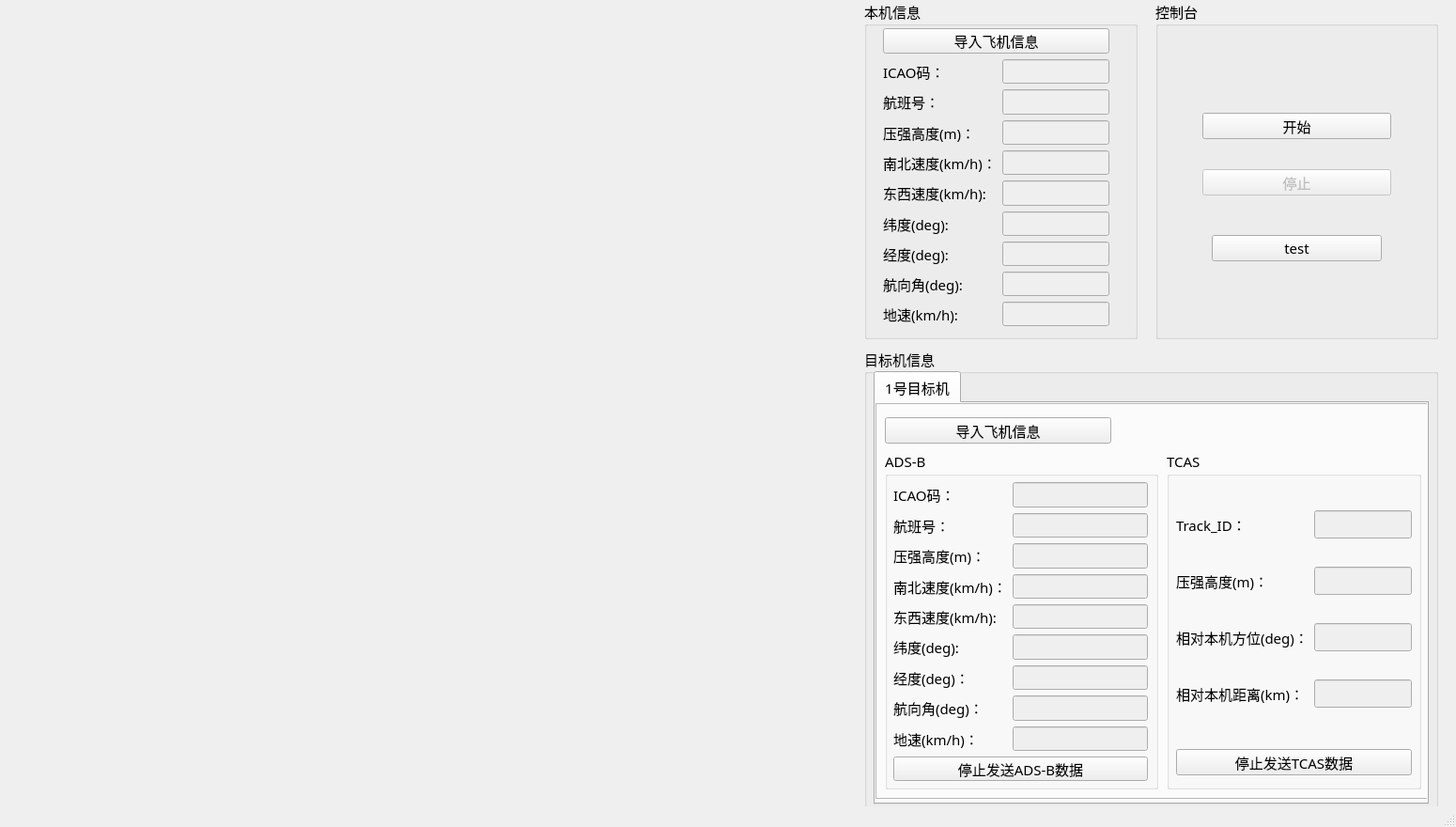
<?xml version="1.0" encoding="UTF-8"?>
<ui version="4.0">
 <class>MainWindow</class>
 <widget class="QMainWindow" name="MainWindow">
  <property name="geometry">
   <rect>
    <x>0</x>
    <y>0</y>
    <width>1550</width>
    <height>880</height>
   </rect>
  </property>
  <property name="maximumSize">
   <size>
    <width>1550</width>
    <height>880</height>
   </size>
  </property>
  <property name="windowTitle">
   <string>模拟飞机数据产生软件</string>
  </property>
  <property name="windowIcon">
   <iconset>
    <normaloff>C:/Users/Administrator/.designer/backup/pic/airport.png</normaloff>C:/Users/Administrator/.designer/backup/pic/airport.png</iconset>
  </property>
  <property name="toolTipDuration">
   <number>0</number>
  </property>
  <widget class="QWidget" name="centralwidget">
   <widget class="QGroupBox" name="groupBox_2">
    <property name="geometry">
     <rect>
      <x>920</x>
      <y>370</y>
      <width>611</width>
      <height>491</height>
     </rect>
    </property>
    <property name="font">
     <font>
      <family>宋体</family>
      <pointsize>11</pointsize>
     </font>
    </property>
    <property name="title">
     <string>目标机信息</string>
    </property>
    <widget class="QTabWidget" name="tabWidget">
     <property name="geometry">
      <rect>
       <x>10</x>
       <y>25</y>
       <width>591</width>
       <height>461</height>
      </rect>
     </property>
     <property name="currentIndex">
      <number>0</number>
     </property>
     <widget class="QWidget" name="tab">
      <attribute name="title">
       <string>1号目标机</string>
      </attribute>
      <widget class="QFrame" name="frame_target">
       <property name="geometry">
        <rect>
         <x>0</x>
         <y>0</y>
         <width>591</width>
         <height>421</height>
        </rect>
       </property>
       <property name="frameShape">
        <enum>QFrame::StyledPanel</enum>
       </property>
       <property name="frameShadow">
        <enum>QFrame::Raised</enum>
       </property>
       <widget class="QGroupBox" name="groupBox_5">
        <property name="geometry">
         <rect>
          <x>310</x>
          <y>50</y>
          <width>271</width>
          <height>361</height>
         </rect>
        </property>
        <property name="title">
         <string>TCAS</string>
        </property>
        <widget class="QPushButton" name="btn_stopsend_tcas_target1">
         <property name="geometry">
          <rect>
           <x>10</x>
           <y>318</y>
           <width>251</width>
           <height>28</height>
          </rect>
         </property>
         <property name="text">
          <string>停止发送TCAS数据</string>
         </property>
        </widget>
        <widget class="QWidget" name="layoutWidget">
         <property name="geometry">
          <rect>
           <x>10</x>
           <y>40</y>
           <width>251</width>
           <height>261</height>
          </rect>
         </property>
         <layout class="QGridLayout" name="gridLayout_3">
          <item row="0" column="0">
           <widget class="QLabel" name="label_27">
            <property name="text">
             <string>Track_ID：</string>
            </property>
            <property name="scaledContents">
             <bool>true</bool>
            </property>
            <property name="alignment">
             <set>Qt::AlignLeading|Qt::AlignLeft|Qt::AlignVCenter</set>
            </property>
           </widget>
          </item>
          <item row="0" column="1">
           <widget class="QLineEdit" name="txt_Track_ID_target1">
            <property name="enabled">
             <bool>false</bool>
            </property>
            <property name="maximumSize">
             <size>
              <width>150</width>
              <height>16777215</height>
             </size>
            </property>
            <property name="text">
             <string/>
            </property>
           </widget>
          </item>
          <item row="1" column="0">
           <widget class="QLabel" name="label_26">
            <property name="text">
             <string>压强高度(m)：</string>
            </property>
            <property name="alignment">
             <set>Qt::AlignLeading|Qt::AlignLeft|Qt::AlignVCenter</set>
            </property>
           </widget>
          </item>
          <item row="1" column="1">
           <widget class="QLineEdit" name="txt_Tcas_Altitude_target1">
            <property name="enabled">
             <bool>false</bool>
            </property>
            <property name="maximumSize">
             <size>
              <width>150</width>
              <height>16777215</height>
             </size>
            </property>
            <property name="text">
             <string/>
            </property>
           </widget>
          </item>
          <item row="2" column="0">
           <widget class="QLabel" name="label_23">
            <property name="text">
             <string>相对本机方位(deg)：</string>
            </property>
            <property name="alignment">
             <set>Qt::AlignLeading|Qt::AlignLeft|Qt::AlignVCenter</set>
            </property>
           </widget>
          </item>
          <item row="2" column="1">
           <widget class="QLineEdit" name="txt_Relative_Direction_target1">
            <property name="enabled">
             <bool>false</bool>
            </property>
            <property name="maximumSize">
             <size>
              <width>150</width>
              <height>16777215</height>
             </size>
            </property>
            <property name="text">
             <string/>
            </property>
           </widget>
          </item>
          <item row="3" column="0">
           <widget class="QLabel" name="label_21">
            <property name="text">
             <string>相对本机距离(km)：</string>
            </property>
            <property name="alignment">
             <set>Qt::AlignLeading|Qt::AlignLeft|Qt::AlignVCenter</set>
            </property>
           </widget>
          </item>
          <item row="3" column="1">
           <widget class="QLineEdit" name="txt_Relative_Distance_target1">
            <property name="enabled">
             <bool>false</bool>
            </property>
            <property name="maximumSize">
             <size>
              <width>150</width>
              <height>16777215</height>
             </size>
            </property>
            <property name="text">
             <string/>
            </property>
           </widget>
          </item>
         </layout>
        </widget>
       </widget>
       <widget class="QPushButton" name="btn_import_info_target1">
        <property name="geometry">
         <rect>
          <x>10</x>
          <y>15</y>
          <width>241</width>
          <height>28</height>
         </rect>
        </property>
        <property name="text">
         <string>导入飞机信息</string>
        </property>
       </widget>
       <widget class="QGroupBox" name="groupBox_4">
        <property name="geometry">
         <rect>
          <x>10</x>
          <y>50</y>
          <width>291</width>
          <height>361</height>
         </rect>
        </property>
        <property name="title">
         <string>ADS-B</string>
        </property>
        <widget class="QWidget" name="layoutWidget">
         <property name="geometry">
          <rect>
           <x>9</x>
           <y>34</y>
           <width>271</width>
           <height>318</height>
          </rect>
         </property>
         <layout class="QGridLayout" name="gridLayout_2">
          <item row="2" column="0">
           <widget class="QLabel" name="label_4">
            <property name="maximumSize">
             <size>
              <width>144</width>
              <height>16777215</height>
             </size>
            </property>
            <property name="text">
             <string>压强高度(m)：</string>
            </property>
            <property name="alignment">
             <set>Qt::AlignLeading|Qt::AlignLeft|Qt::AlignVCenter</set>
            </property>
           </widget>
          </item>
          <item row="7" column="1">
           <widget class="QLineEdit" name="txt_Heading_Track_Angle_target1">
            <property name="enabled">
             <bool>false</bool>
            </property>
            <property name="maximumSize">
             <size>
              <width>150</width>
              <height>16777215</height>
             </size>
            </property>
            <property name="text">
             <string/>
            </property>
           </widget>
          </item>
          <item row="1" column="1">
           <widget class="QLineEdit" name="txt_FlightID_target1">
            <property name="enabled">
             <bool>false</bool>
            </property>
            <property name="maximumSize">
             <size>
              <width>150</width>
              <height>16777215</height>
             </size>
            </property>
            <property name="text">
             <string/>
            </property>
           </widget>
          </item>
          <item row="4" column="1">
           <widget class="QLineEdit" name="txt_V_EW_target1">
            <property name="enabled">
             <bool>false</bool>
            </property>
            <property name="maximumSize">
             <size>
              <width>150</width>
              <height>16777215</height>
             </size>
            </property>
            <property name="text">
             <string/>
            </property>
           </widget>
          </item>
          <item row="5" column="1">
           <widget class="QLineEdit" name="txt_Latitude_target1">
            <property name="enabled">
             <bool>false</bool>
            </property>
            <property name="maximumSize">
             <size>
              <width>150</width>
              <height>16777215</height>
             </size>
            </property>
            <property name="text">
             <string/>
            </property>
           </widget>
          </item>
          <item row="0" column="0">
           <widget class="QLabel" name="label_11">
            <property name="maximumSize">
             <size>
              <width>90</width>
              <height>16777215</height>
             </size>
            </property>
            <property name="text">
             <string>ICAO码：</string>
            </property>
            <property name="scaledContents">
             <bool>true</bool>
            </property>
            <property name="alignment">
             <set>Qt::AlignLeading|Qt::AlignLeft|Qt::AlignVCenter</set>
            </property>
           </widget>
          </item>
          <item row="3" column="0">
           <widget class="QLabel" name="label_12">
            <property name="maximumSize">
             <size>
              <width>16777215</width>
              <height>16777214</height>
             </size>
            </property>
            <property name="text">
             <string>南北速度(km/h)：</string>
            </property>
            <property name="alignment">
             <set>Qt::AlignLeading|Qt::AlignLeft|Qt::AlignVCenter</set>
            </property>
           </widget>
          </item>
          <item row="3" column="1">
           <widget class="QLineEdit" name="txt_V_SN_target1">
            <property name="enabled">
             <bool>false</bool>
            </property>
            <property name="maximumSize">
             <size>
              <width>150</width>
              <height>16777215</height>
             </size>
            </property>
            <property name="text">
             <string/>
            </property>
           </widget>
          </item>
          <item row="4" column="0">
           <widget class="QLabel" name="label_15">
            <property name="text">
             <string>东西速度(km/h):</string>
            </property>
            <property name="alignment">
             <set>Qt::AlignLeading|Qt::AlignLeft|Qt::AlignVCenter</set>
            </property>
           </widget>
          </item>
          <item row="1" column="0">
           <widget class="QLabel" name="label_14">
            <property name="maximumSize">
             <size>
              <width>90</width>
              <height>16777215</height>
             </size>
            </property>
            <property name="text">
             <string>航班号：</string>
            </property>
            <property name="alignment">
             <set>Qt::AlignLeading|Qt::AlignLeft|Qt::AlignVCenter</set>
            </property>
           </widget>
          </item>
          <item row="6" column="1">
           <widget class="QLineEdit" name="txt_Longitude_target1">
            <property name="enabled">
             <bool>false</bool>
            </property>
            <property name="maximumSize">
             <size>
              <width>150</width>
              <height>16777215</height>
             </size>
            </property>
            <property name="text">
             <string/>
            </property>
           </widget>
          </item>
          <item row="8" column="0">
           <widget class="QLabel" name="label_17">
            <property name="text">
             <string>地速(km/h)：</string>
            </property>
            <property name="alignment">
             <set>Qt::AlignLeading|Qt::AlignLeft|Qt::AlignVCenter</set>
            </property>
           </widget>
          </item>
          <item row="7" column="0">
           <widget class="QLabel" name="label_18">
            <property name="text">
             <string>航向角(deg)：</string>
            </property>
            <property name="alignment">
             <set>Qt::AlignLeading|Qt::AlignLeft|Qt::AlignVCenter</set>
            </property>
           </widget>
          </item>
          <item row="5" column="0">
           <widget class="QLabel" name="label_13">
            <property name="text">
             <string>纬度(deg):</string>
            </property>
            <property name="alignment">
             <set>Qt::AlignLeading|Qt::AlignLeft|Qt::AlignVCenter</set>
            </property>
           </widget>
          </item>
          <item row="0" column="1">
           <widget class="QLineEdit" name="txt_ICAO_target1">
            <property name="enabled">
             <bool>false</bool>
            </property>
            <property name="maximumSize">
             <size>
              <width>150</width>
              <height>16777215</height>
             </size>
            </property>
            <property name="text">
             <string/>
            </property>
           </widget>
          </item>
          <item row="2" column="1">
           <widget class="QLineEdit" name="txt_Altitude_target1">
            <property name="enabled">
             <bool>false</bool>
            </property>
            <property name="maximumSize">
             <size>
              <width>150</width>
              <height>16777215</height>
             </size>
            </property>
            <property name="text">
             <string/>
            </property>
           </widget>
          </item>
          <item row="6" column="0">
           <widget class="QLabel" name="label_16">
            <property name="text">
             <string>经度(deg)：</string>
            </property>
            <property name="alignment">
             <set>Qt::AlignLeading|Qt::AlignLeft|Qt::AlignVCenter</set>
            </property>
           </widget>
          </item>
          <item row="8" column="1">
           <widget class="QLineEdit" name="txt_GroundSpeed_target1">
            <property name="enabled">
             <bool>false</bool>
            </property>
            <property name="maximumSize">
             <size>
              <width>150</width>
              <height>16777215</height>
             </size>
            </property>
            <property name="text">
             <string/>
            </property>
           </widget>
          </item>
          <item row="9" column="0" colspan="2">
           <widget class="QPushButton" name="btn_stopsend_adsb_target1">
            <property name="text">
             <string>停止发送ADS-B数据</string>
            </property>
           </widget>
          </item>
         </layout>
        </widget>
       </widget>
      </widget>
     </widget>
    </widget>
   </widget>
   <widget class="QGroupBox" name="groupBox_3">
    <property name="geometry">
     <rect>
      <x>1230</x>
      <y>0</y>
      <width>301</width>
      <height>361</height>
     </rect>
    </property>
    <property name="font">
     <font>
      <family>宋体</family>
      <pointsize>11</pointsize>
     </font>
    </property>
    <property name="title">
     <string>控制台</string>
    </property>
    <widget class="QPushButton" name="btn_start">
     <property name="geometry">
      <rect>
       <x>50</x>
       <y>120</y>
       <width>201</width>
       <height>28</height>
      </rect>
     </property>
     <property name="text">
      <string>开始</string>
     </property>
    </widget>
    <widget class="QPushButton" name="btn_stop">
     <property name="enabled">
      <bool>false</bool>
     </property>
     <property name="geometry">
      <rect>
       <x>50</x>
       <y>180</y>
       <width>201</width>
       <height>28</height>
      </rect>
     </property>
     <property name="text">
      <string>停止</string>
     </property>
    </widget>
    <widget class="QPushButton" name="btn_test">
     <property name="geometry">
      <rect>
       <x>60</x>
       <y>250</y>
       <width>181</width>
       <height>28</height>
      </rect>
     </property>
     <property name="text">
      <string>test</string>
     </property>
    </widget>
   </widget>
   <widget class="QGroupBox" name="groupBox">
    <property name="geometry">
     <rect>
      <x>920</x>
      <y>0</y>
      <width>291</width>
      <height>361</height>
     </rect>
    </property>
    <property name="font">
     <font>
      <family>宋体</family>
      <pointsize>11</pointsize>
     </font>
    </property>
    <property name="title">
     <string>本机信息</string>
    </property>
    <property name="alignment">
     <set>Qt::AlignLeading|Qt::AlignLeft|Qt::AlignTop</set>
    </property>
    <property name="flat">
     <bool>false</bool>
    </property>
    <property name="checkable">
     <bool>false</bool>
    </property>
    <widget class="QWidget" name="layoutWidget">
     <property name="geometry">
      <rect>
       <x>20</x>
       <y>30</y>
       <width>241</width>
       <height>318</height>
      </rect>
     </property>
     <layout class="QGridLayout" name="gridLayout">
      <item row="13" column="2">
       <widget class="QLineEdit" name="txt_GroundSpeed_own">
        <property name="enabled">
         <bool>false</bool>
        </property>
        <property name="maximumSize">
         <size>
          <width>150</width>
          <height>16777215</height>
         </size>
        </property>
        <property name="text">
         <string/>
        </property>
       </widget>
      </item>
      <item row="2" column="1">
       <widget class="QLabel" name="label_2">
        <property name="text">
         <string>航班号：</string>
        </property>
        <property name="alignment">
         <set>Qt::AlignLeading|Qt::AlignLeft|Qt::AlignVCenter</set>
        </property>
       </widget>
      </item>
      <item row="3" column="2">
       <widget class="QLineEdit" name="txt_Altitude_own">
        <property name="enabled">
         <bool>false</bool>
        </property>
        <property name="maximumSize">
         <size>
          <width>150</width>
          <height>16777215</height>
         </size>
        </property>
        <property name="text">
         <string/>
        </property>
       </widget>
      </item>
      <item row="2" column="2">
       <widget class="QLineEdit" name="txt_FlightID_own">
        <property name="enabled">
         <bool>false</bool>
        </property>
        <property name="maximumSize">
         <size>
          <width>150</width>
          <height>16777215</height>
         </size>
        </property>
        <property name="text">
         <string/>
        </property>
       </widget>
      </item>
      <item row="5" column="2">
       <widget class="QLineEdit" name="txt_V_EW_own">
        <property name="enabled">
         <bool>false</bool>
        </property>
        <property name="maximumSize">
         <size>
          <width>150</width>
          <height>16777215</height>
         </size>
        </property>
        <property name="text">
         <string/>
        </property>
       </widget>
      </item>
      <item row="6" column="1">
       <widget class="QLabel" name="label_7">
        <property name="text">
         <string>纬度(deg):</string>
        </property>
        <property name="alignment">
         <set>Qt::AlignLeading|Qt::AlignLeft|Qt::AlignVCenter</set>
        </property>
       </widget>
      </item>
      <item row="4" column="2">
       <widget class="QLineEdit" name="txt_V_SN_own">
        <property name="enabled">
         <bool>false</bool>
        </property>
        <property name="maximumSize">
         <size>
          <width>150</width>
          <height>16777215</height>
         </size>
        </property>
        <property name="text">
         <string/>
        </property>
       </widget>
      </item>
      <item row="9" column="1">
       <widget class="QLabel" name="label_9">
        <property name="text">
         <string>航向角(deg):</string>
        </property>
        <property name="alignment">
         <set>Qt::AlignLeading|Qt::AlignLeft|Qt::AlignVCenter</set>
        </property>
       </widget>
      </item>
      <item row="3" column="1">
       <widget class="QLabel" name="label_3">
        <property name="text">
         <string>压强高度(m)：</string>
        </property>
        <property name="alignment">
         <set>Qt::AlignLeading|Qt::AlignLeft|Qt::AlignVCenter</set>
        </property>
       </widget>
      </item>
      <item row="5" column="1">
       <widget class="QLabel" name="label_6">
        <property name="text">
         <string>东西速度(km/h):</string>
        </property>
        <property name="alignment">
         <set>Qt::AlignLeading|Qt::AlignLeft|Qt::AlignVCenter</set>
        </property>
       </widget>
      </item>
      <item row="9" column="2">
       <widget class="QLineEdit" name="txt_Heading_Track_Angle_own">
        <property name="enabled">
         <bool>false</bool>
        </property>
        <property name="maximumSize">
         <size>
          <width>150</width>
          <height>16777215</height>
         </size>
        </property>
        <property name="text">
         <string/>
        </property>
       </widget>
      </item>
      <item row="8" column="1">
       <widget class="QLabel" name="label_8">
        <property name="text">
         <string>经度(deg):</string>
        </property>
        <property name="alignment">
         <set>Qt::AlignLeading|Qt::AlignLeft|Qt::AlignVCenter</set>
        </property>
       </widget>
      </item>
      <item row="8" column="2">
       <widget class="QLineEdit" name="txt_Longitude_own">
        <property name="enabled">
         <bool>false</bool>
        </property>
        <property name="maximumSize">
         <size>
          <width>150</width>
          <height>16777215</height>
         </size>
        </property>
        <property name="text">
         <string/>
        </property>
       </widget>
      </item>
      <item row="1" column="1">
       <widget class="QLabel" name="label">
        <property name="text">
         <string>ICAO码：</string>
        </property>
        <property name="scaledContents">
         <bool>true</bool>
        </property>
        <property name="alignment">
         <set>Qt::AlignLeading|Qt::AlignLeft|Qt::AlignVCenter</set>
        </property>
       </widget>
      </item>
      <item row="6" column="2">
       <widget class="QLineEdit" name="txt_Latitude_own">
        <property name="enabled">
         <bool>false</bool>
        </property>
        <property name="maximumSize">
         <size>
          <width>150</width>
          <height>16777215</height>
         </size>
        </property>
        <property name="text">
         <string/>
        </property>
       </widget>
      </item>
      <item row="4" column="1">
       <widget class="QLabel" name="label_5">
        <property name="text">
         <string>南北速度(km/h)：</string>
        </property>
        <property name="alignment">
         <set>Qt::AlignLeading|Qt::AlignLeft|Qt::AlignVCenter</set>
        </property>
       </widget>
      </item>
      <item row="13" column="1">
       <widget class="QLabel" name="label_10">
        <property name="text">
         <string>地速(km/h):</string>
        </property>
        <property name="alignment">
         <set>Qt::AlignLeading|Qt::AlignLeft|Qt::AlignVCenter</set>
        </property>
       </widget>
      </item>
      <item row="1" column="2">
       <widget class="QLineEdit" name="txt_ICAO_own">
        <property name="enabled">
         <bool>false</bool>
        </property>
        <property name="maximumSize">
         <size>
          <width>150</width>
          <height>16777215</height>
         </size>
        </property>
        <property name="text">
         <string/>
        </property>
       </widget>
      </item>
      <item row="0" column="1" colspan="2">
       <widget class="QPushButton" name="btn_import_info_own">
        <property name="text">
         <string>导入飞机信息</string>
        </property>
       </widget>
      </item>
     </layout>
    </widget>
   </widget>
   <widget class="QWidget" name="horizontalLayoutWidget">
    <property name="geometry">
     <rect>
      <x>10</x>
      <y>10</y>
      <width>901</width>
      <height>851</height>
     </rect>
    </property>
    <layout class="QHBoxLayout" name="horizontalLayout_3"/>
   </widget>
   <widget class="QWidget" name="layoutWidget">
    <property name="geometry">
     <rect>
      <x>0</x>
      <y>0</y>
      <width>2</width>
      <height>2</height>
     </rect>
    </property>
    <layout class="QHBoxLayout" name="horizontalLayout"/>
   </widget>
   <widget class="QWidget" name="layoutWidget">
    <property name="geometry">
     <rect>
      <x>0</x>
      <y>0</y>
      <width>2</width>
      <height>2</height>
     </rect>
    </property>
    <layout class="QHBoxLayout" name="horizontalLayout_2"/>
   </widget>
   <widget class="QWidget" name="layoutWidget">
    <property name="geometry">
     <rect>
      <x>0</x>
      <y>0</y>
      <width>2</width>
      <height>2</height>
     </rect>
    </property>
    <layout class="QVBoxLayout" name="verticalLayout"/>
   </widget>
   <widget class="QWidget" name="layoutWidget">
    <property name="geometry">
     <rect>
      <x>0</x>
      <y>0</y>
      <width>2</width>
      <height>2</height>
     </rect>
    </property>
    <layout class="QHBoxLayout" name="horizontalLayout_4"/>
   </widget>
  </widget>
  <widget class="QStatusBar" name="statusbar"/>
  <action name="action1">
   <property name="text">
    <string>本机</string>
   </property>
  </action>
  <action name="action2">
   <property name="text">
    <string>目标机</string>
   </property>
  </action>
 </widget>
 <resources/>
 <connections/>
</ui>
